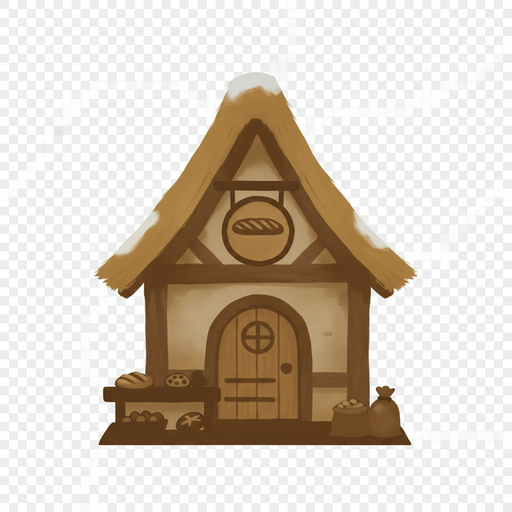
#> input picture game/data/props/buildings/boulangerie.png, 512 x 512 px; its folder holds only this picture in this run
$ python strip_prop_backgrounds.py
#> lines starting #> are read from the running program, lines starting #| are printed output that depends on the picture
#!/usr/bin/env python3
"""Détoure les props Gemini : fond damier / blanc / parchemin → alpha réel.

Usage:
  python scripts/strip_prop_backgrounds.py
  python scripts/strip_prop_backgrounds.py --dry-run
"""

from __future__ import annotations

import argparse
from collections import deque
from pathlib import Path

from PIL import Image

ROOT = Path(__file__).resolve().parents[1]
PROPS = ROOT / "game" / "data" / "props"

# Sols plein cadre : on ne détoure que s'ils ont clairement un fond clair en bordure.
GROUND_CATS = {"ground"}


def _is_light_bg(r: int, g: int, b: int) -> bool:
    mx = max(r, g, b)
    mn = min(r, g, b)
    # Blanc / gris clair / damier
    if mn >= 200 and (mx - mn) <= 40:
        return True
    # Parchemin beige clair
    if r >= 175 and g >= 155 and b >= 130 and (mx - mn) <= 70 and (r + g + b) / 3 >= 175:
        return True
    # Gris moyen clair type damier Gemini (~210-240)
    if mn >= 185 and mx <= 255 and (mx - mn) <= 30:
        return True
    return False


def _near(a: tuple[int, int, int], b: tuple[int, int, int], tol: int) -> bool:
    return abs(a[0] - b[0]) + abs(a[1] - b[1]) + abs(a[2] - b[2]) <= tol


def _edge_palette(im: Image.Image, band: int = 6) -> list[tuple[int, int, int]]:
    w, h = im.size
    samples: list[tuple[int, int, int]] = []
    for y in range(h):
        for x in range(w):
            on_edge = x < band or y < band or x >= w - band or y >= h - band
            if not on_edge:
                continue
            r, g, b, a = im.getpixel((x, y))
            if a < 10:
                continue
            if _is_light_bg(r, g, b):
                samples.append((r, g, b))
    # Déduplique grossièrement
    uniq: list[tuple[int, int, int]] = []
    for s in samples:
        if not any(_near(s, u, 18) for u in uniq):
            uniq.append(s)
        if len(uniq) >= 24:
            break
    return uniq


def _should_knockout(px: tuple[int, int, int, int], palette: list[tuple[int, int, int]]) -> bool:
    r, g, b, a = px
    if a < 10:
        return True
    if _is_light_bg(r, g, b):
        return True
    for s in palette:
        if _near((r, g, b), s, 42):
            # Évite d'avaler du bois/pierre clair trop agressivement : exige aussi
            # une luminance élevée.
            if (r + g + b) / 3 >= 165:
                return True
    return False


def strip_image(im: Image.Image) -> Image.Image:
    im = im.convert("RGBA")
    w, h = im.size
    palette = _edge_palette(im)
    if not palette and not _is_light_bg(*im.getpixel((0, 0))[:3]):
        return im

    visited = bytearray(w * h)
    q: deque[tuple[int, int]] = deque()
    for x in range(w):
        q.append((x, 0))
        q.append((x, h - 1))
    for y in range(h):
        q.append((0, y))
        q.append((w - 1, y))

    out = im.copy()
    px = out.load()
    while q:
        x, y = q.popleft()
        if x < 0 or y < 0 or x >= w or y >= h:
            continue
        idx = y * w + x
        if visited[idx]:
            continue
        visited[idx] = 1
        cur = px[x, y]
        if not _should_knockout(cur, palette):
            continue
        px[x, y] = (0, 0, 0, 0)
        q.append((x + 1, y))
        q.append((x - 1, y))
        q.append((x, y + 1))
        q.append((x, y - 1))

    # 2e passe : damier gris/blanc resté coincé entre branches / jambages
    # (non relié au bord). On ne touche qu'au gris neutre très clair — pas au
    # crépi beige des maisons.
    for y in range(h):
        for x in range(w):
            r, g, b, a = px[x, y]
            if a < 10:
                continue
            mn, mx = min(r, g, b), max(r, g, b)
            if mn >= 205 and (mx - mn) <= 22:
                px[x, y] = (0, 0, 0, 0)

    # Durcit l'alpha (pas de fantome semi-transparent)
    for y in range(h):
        for x in range(w):
            r, g, b, a = px[x, y]
            if a < 40:
                px[x, y] = (0, 0, 0, 0)
            elif a < 255:
                px[x, y] = (r, g, b, 255)

    # Crop au contenu
    bbox = out.getbbox()
    if bbox:
        l, t, r, b = bbox
        l = max(0, l - 2)
        t = max(0, t - 2)
        r = min(w, r + 2)
        b = min(h, b + 2)
        out = out.crop((l, t, r, b))
    return out


def _edge_clear_ratio(im: Image.Image, band: int = 4) -> float:
    w, h = im.size
    total = 0
    clear = 0
    for y in range(h):
        for x in range(w):
            if not (x < band or y < band or x >= w - band or y >= h - band):
                continue
            total += 1
            if _is_light_bg(*im.getpixel((x, y))[:3]):
                clear += 1
    return clear / max(total, 1)


def process_file(path: Path, dry_run: bool, force: bool = False) -> str:
    im = Image.open(path).convert("RGBA")
    w, h = im.size
    px = list(im.getdata())
    already = sum(1 for *_, a in px if a < 10) / max(len(px), 1)
    cat = path.parent.name
    if path.stat().st_size < 2048:
        return f"skip tiny {path.relative_to(PROPS)}"
    if not force and already >= 0.08:
        # Relance si du damier gris reste au milieu
        leftover = sum(
            1
            for r, g, b, a in px
            if a >= 10 and min(r, g, b) >= 205 and (max(r, g, b) - min(r, g, b)) <= 22
        )
        if leftover < max(40, int(len(px) * 0.002)):
            return f"skip already-cut {path.relative_to(PROPS)} ({already*100:.0f}% clear)"
    if not force and cat in GROUND_CATS and _edge_clear_ratio(im) < 0.35 and already < 0.02:
        return f"skip solid-ground {path.relative_to(PROPS)}"

    out = strip_image(im)
    opx = list(out.getdata())
    clear = sum(1 for *_, a in opx if a < 10) / max(len(opx), 1)
    if clear < 0.05:
        return f"WARN weak-cut {path.relative_to(PROPS)} ({clear*100:.0f}% clear) — kept original"
    if dry_run:
        return f"would-strip {path.relative_to(PROPS)} {w}x{h} -> {out.size[0]}x{out.size[1]} clear={clear*100:.0f}%"
    # Ecriture atomique (evite OSError si Godot a le fichier ouvert en lecture)
    tmp = path.with_suffix(".png.tmp")
    out.save(tmp, format="PNG", optimize=True)
    tmp.replace(path)
    return f"stripped {path.relative_to(PROPS)} {w}x{h} -> {out.size[0]}x{out.size[1]} clear={clear*100:.0f}%"


def main() -> int:
    ap = argparse.ArgumentParser()
    ap.add_argument("--dry-run", action="store_true")
    ap.add_argument("--force", action="store_true", help="Retraite meme les PNG deja detoures")
    args = ap.parse_args()
    # Restaure arbre depuis arbre_valbois si placeholder minuscule
    arbre = PROPS / "nature" / "arbre.png"
    src = PROPS / "nature" / "arbre_valbois.png"
    if arbre.exists() and src.exists() and arbre.stat().st_size < 2048:
        if not args.dry_run:
            Image.open(src).convert("RGBA").save(arbre, format="PNG")
        print(f"restored {arbre.relative_to(PROPS)} from arbre_valbois")

    results = []
    for path in sorted(PROPS.rglob("*.png")):
        results.append(process_file(path, args.dry_run, force=args.force))
#> in process_file, im is the input picture: PIL image 512x512 RGBA; mean R, G, B, A 213.2, 203.1, 191.1, 255
#> in process_file, `px = list(im.getdata())`: px = 262144 items
#> in process_file, `already = sum(1 for *_, a in px if a < 10) / max(len(px), 1)`: already = 0
#> the loop in _edge_palette, `for s in samples:` made 12144 passes
#> s on passes 1 to 3: (237, 238, 237), (237, 237, 237), (237, 238, 237)
#> in strip_image, `out = out.crop((l, t, r, b))`:
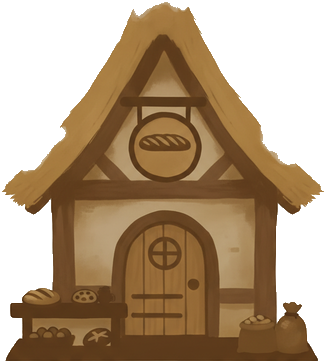
#> out: PIL image 326x363 RGBA; mean R, G, B, A 83.3, 60.5, 34.2, 159.3; transparent parts drawn white
#> pass 2 of the loop in main, `for path in sorted(PROPS.rglob("*.png")):`:
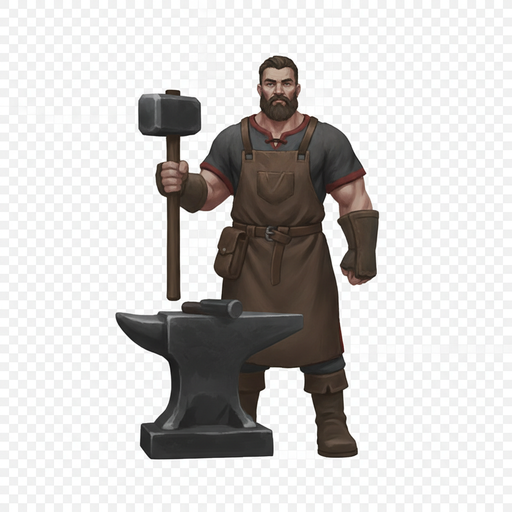
#> input picture game/data/props/characters/forgeron.png, 512 x 512 px
#> in process_file, im is the input picture: PIL image 512x512 RGBA; mean R, G, B, A 206.4, 204.4, 203.1, 255
#> the loop in _edge_palette (call 2), `for s in samples:` made 12144 passes
#> s on passes 1 to 3: (241, 242, 241), (241, 241, 241), (241, 241, 241)
#> in strip_image (call 2), `out = out.crop((l, t, r, b))`:
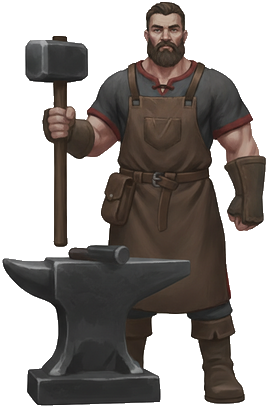
#> out: PIL image 268x408 RGBA; mean R, G, B, A 38.5, 33.3, 30.1, 140.2; transparent parts drawn white
#> pass 3 of the loop in main, `for path in sorted(PROPS.rglob("*.png")):`:
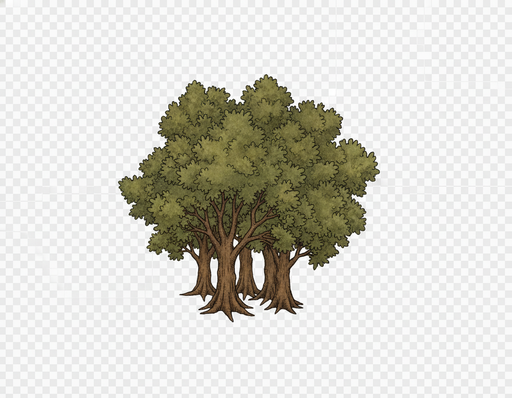
#> input picture game/data/props/nature/arbre_valbois.png, 512 x 398 px
#> in process_file, im is the input picture: PIL image 512x398 RGBA; mean R, G, B, A 214.3, 213.1, 205.9, 255
#> in strip_image (call 3), `out = out.crop((l, t, r, b))`:
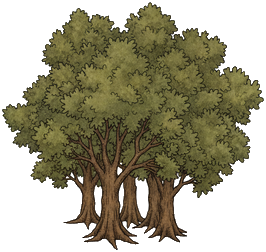
#> out: PIL image 266x252 RGBA; mean R, G, B, A 56.8, 52.7, 31.1, 146.9; transparent parts drawn white
    for line in results:
        print(line)
#> this loop made 3 passes
#| stripped buildings/boulangerie.png 512x512 -> 326x363 clear=38%
#| stripped characters/forgeron.png 512x512 -> 268x408 clear=45%
#| stripped nature/arbre_valbois.png 512x398 -> 266x252 clear=42%
    ok = sum(1 for r in results if r.startswith("stripped") or r.startswith("would-strip") or r.startswith("restored"))
    print(f"done: {ok} processed / {len(results)} files")
#| done: 3 processed / 3 files
    return 0


if __name__ == "__main__":
    raise SystemExit(main())
#> (the program exits here)
